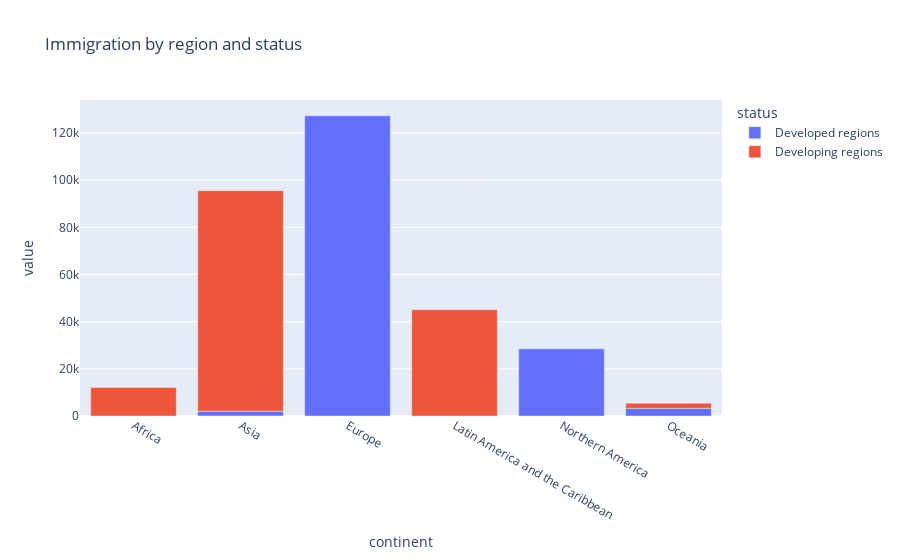

Notebook code cell kept with this figure:
### Code cell
px.bar(status_df,
       x=status_df.index,
       y=status_df.columns,
       title='Immigration by region and status'
       )

### Figure 1 — Plotly figure (JSON) as saved in the notebook; plotly's stock layout.template omitted (floating-point values rounded to 4 significant figures)
{"data": [{"alignmentgroup": "True", "hovertemplate": "status=Developed regions<br>continent=%{x}<br>value=%{y}<extra></extra>", "legendgroup": "Developed regions", "marker": {"color": "#636efa", "pattern": {"shape": ""}}, "name": "Developed regions", "offsetgroup": "Developed regions", "orientation": "v", "showlegend": true, "textposition": "auto", "type": "bar", "x": ["Africa", "Asia", "Europe", "Latin America and the Caribbean", "Northern America", "Oceania"], "xaxis": "x", "y": [null, 2055, 127282, null, 28482, 3271], "yaxis": "y"}, {"alignmentgroup": "True", "hovertemplate": "status=Developing regions<br>continent=%{x}<br>value=%{y}<extra></extra>", "legendgroup": "Developing regions", "marker": {"color": "#EF553B", "pattern": {"shape": ""}}, "name": "Developing regions", "offsetgroup": "Developing regions", "orientation": "v", "showlegend": true, "textposition": "auto", "type": "bar", "x": ["Africa", "Asia", "Europe", "Latin America and the Caribbean", "Northern America", "Oceania"], "xaxis": "x", "y": [12133, 93498, null, 45065, null, 2185], "yaxis": "y"}], "layout": {"barmode": "relative", "legend": {"title": {"text": "status"}, "tracegroupgap": 0}, "title": {"text": "Immigration by region and status"}, "xaxis": {"anchor": "y", "domain": [0, 1], "title": {"text": "continent"}}, "yaxis": {"anchor": "x", "domain": [0, 1], "title": {"text": "value"}}}}
